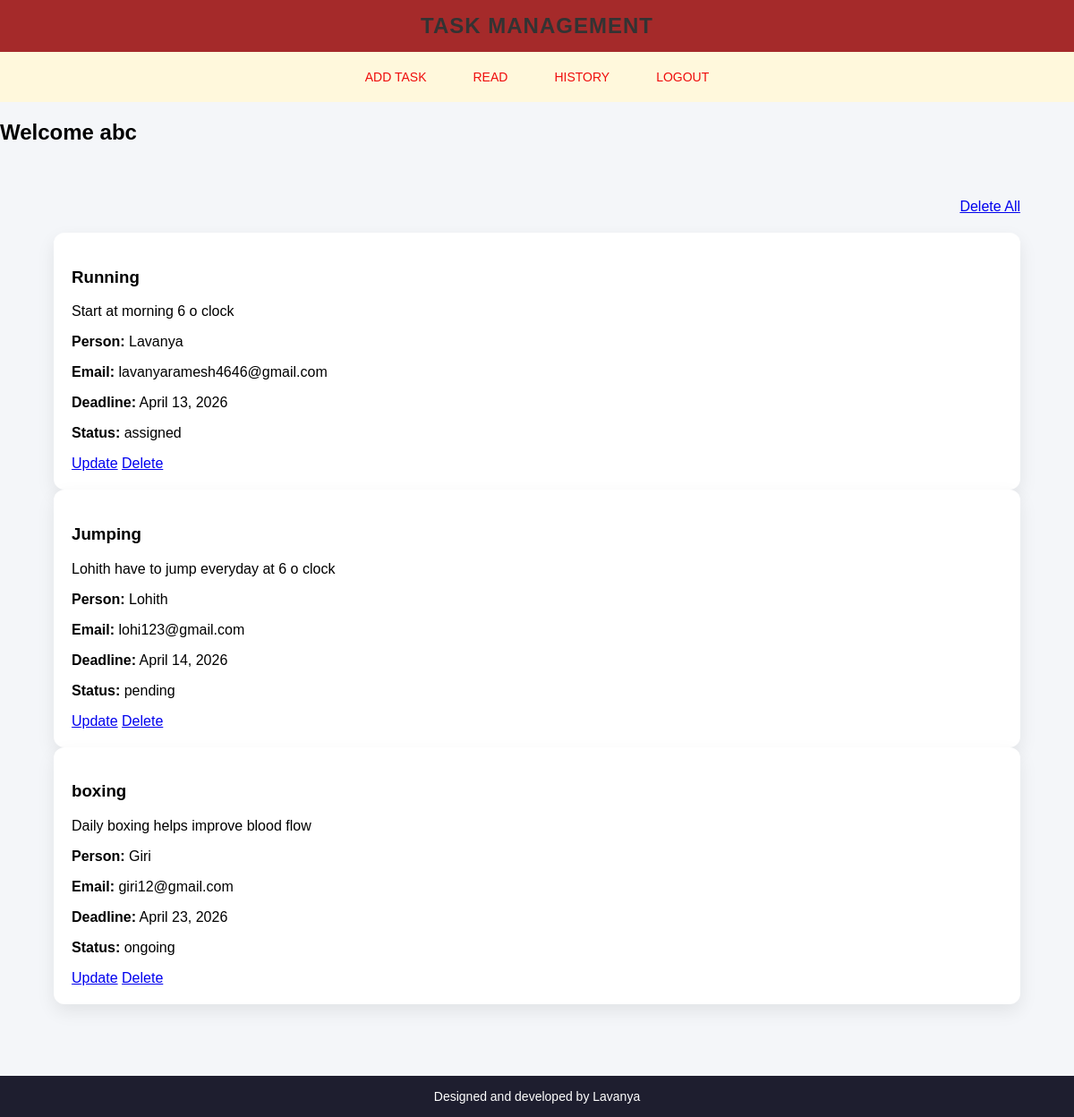
Page /todo/ (signed in) on the committed database.
### app2/models.py (models this page shows)
class register1(models.Model):
    username = models.CharField(max_length=20)
    email = models.CharField(max_length=50)
    mobile = models.CharField(max_length=15)
    password = models.CharField(max_length=20)

### app1/models.py (models this page shows)
class Task(models.Model):
    STATUS_CHOICES = [
        ('assigned', 'Assigned'),
        ('ongoing', 'Ongoing'),
        ('pending', 'Pending'),
        ('completed', 'Completed'),
    ]
    title = models.CharField(max_length=200)
    description = models.TextField()
    person = models.CharField(max_length=100)
    email = models.EmailField()
    deadline = models.DateField()
    status = models.CharField(max_length=20, choices=STATUS_CHOICES)

### app1/views.py (the view)
# urls.py: path('', views.home, name='home'),
def home(request):
    user = request.session.get('i_id')
    b = register1.objects.get(id=user)
    a = Task.objects.all()
    return render(request, 'home.html', {'k':a, 'k1':b})

### app1/templates/home.html
{% extends 'base.html' %}
{% block content %}
<h2>Welcome {{k1.username}}</h2>
<div class="container">
<div style="text-align:right; margin-bottom:20px;">
    <a href="{% url 'delete_all_tasks' %}" class="btn delete-all"
       onclick="return confirm('Are you sure you want to delete all tasks?')">
       Delete All
    </a>
</div>
{% for i in k %}
<div class="task-card">
    <h3>{{ i.title }}</h3>
    <p>{{ i.description }}</p>
    <p><strong>Person:</strong> {{ i.person }}</p>
    <p><strong>Email:</strong> {{ i.email }}</p>
    <p><strong>Deadline:</strong> {{ i.deadline }}</p>
    <p><strong>Status:</strong> {{ i.status }}</p>
    <div class="task-actions">
        <a href="{% url 'update_task' i.id %}" class="btn edit">Update</a>
        <a href="{% url 'delete_task' i.id %}" class="btn delete"
           onclick="return confirm('Are you sure you want to delete this task?')">
           Delete
        </a>
    </div>
</div>
{% empty %}
<p style="text-align:center;">No tasks available</p>
{% endfor %}
</div>
{% endblock %}

### templates/base.html (shortened to what this page needs)
{% load static %}
<!DOCTYPE html>
<html lang="en">
<head>
    <link rel="stylesheet" href="{% static 'style.css' %}">
</head>
<body>
    {% include 'nav.html' %}
    {% block content %}
    {% endblock %}
    <footer>Designed and developed by Lavanya</footer>
</body>
</html>

### templates/nav.html
<div class = 'logo'>
    <h1>TASK MANAGEMENT</h1>
</div>
<div class="nav">
    <a href="{% url 'addtask' %}">ADD TASK</a>
    <a href="{% url 'home' %}">READ</a>
    <a href="{% url 'history' %}">HISTORY</a>
    <a href="{% url 'l1' %}">LOGOUT</a>
</div>

### static/style.css (style rules this page uses)
.logo { text-align: center; color: aliceblue; background-color: brown; padding: 10px; }
.nav { display: flex; justify-content: space-around; align-items: center; background-color: cornsilk; color: blueviolet; padding: 10px; }
html, body { height: 100%; }
body { font-family: 'Segoe UI', Tahoma, Geneva, Verdana, sans-serif; background: linear-gradient(to right, #667eea, #764ba2); margin: 0; padding: 0; display: flex; flex-direction: column; }
h1 { text-align: center; color: #333; margin-bottom: 20px; }
footer { color: white; background-color: black; text-align: center; padding: 10px; }
body { font-family: 'Segoe UI', Tahoma, Geneva, Verdana, sans-serif; background: #f5f7fb; margin: 0; padding: 0; }
.container { width: 90%; max-width: 1100px; margin: 40px auto; }
.task-card { background: #ffffff; border-radius: 12px; padding: 20px; box-shadow: 0 8px 20px rgba(0,0,0,0.08); transition: transform 0.2s ease, box-shadow 0.2s ease; }
body { margin: 0; font-family: Arial, sans-serif; background: #f4f6f9; }
.logo { color: aliceblue; background-color: brown; padding: 15px 30px; text-align: center; }
.logo h1 { margin: 0; font-size: 24px; letter-spacing: 1px; }
.nav { display: flex; justify-content: center; gap: 20px; background-color: cornsilk; color: blueviolet; padding: 12px 0; }
.nav a { color: #ef0c0c; text-decoration: none; padding: 8px 16px; border-radius: 5px; transition: 0.3s; font-size: 14px; }
footer { text-align: center; padding: 15px; background: #1e1e2f; color: #fff; margin-top: 40px; font-size: 14px; }

### rows in the picture
register1: username "abc"
Task: title "Running", description "Start at morning 6 o clock", person "Lavanya", email "lavanyaramesh4646@gmail.com", deadline "April 13, 2026", status "assigned"
Task: title "Jumping", description "Lohith have to jump everyday at 6 o clock", person "Lohith", email "lohi123@gmail.com", deadline "April 14, 2026", status "pending"
Task: title "boxing", description "Daily boxing helps improve blood flow", person "Giri", email "giri12@gmail.com", deadline "April 23, 2026", status "ongoing"
